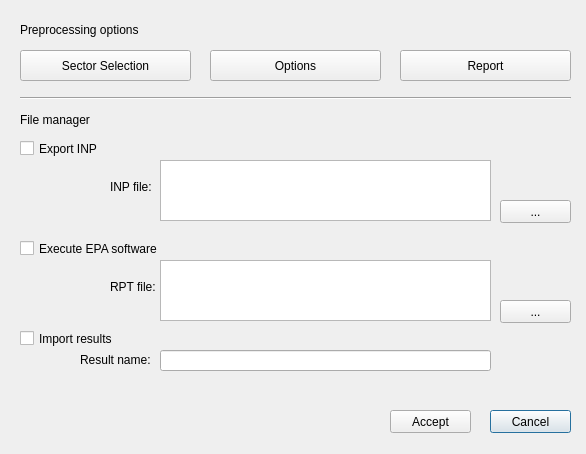
<?xml version="1.0" encoding="UTF-8"?>
<ui version="4.0">
 <class>Dialog</class>
 <widget class="QDialog" name="Dialog">
  <property name="geometry">
   <rect>
    <x>0</x>
    <y>0</y>
    <width>586</width>
    <height>454</height>
   </rect>
  </property>
  <property name="windowTitle">
   <string>Dialog</string>
  </property>
  <widget class="QPushButton" name="btn_cancel">
   <property name="geometry">
    <rect>
     <x>490</x>
     <y>410</y>
     <width>81</width>
     <height>23</height>
    </rect>
   </property>
   <property name="text">
    <string>Cancel</string>
   </property>
  </widget>
  <widget class="QPushButton" name="btn_sector_selection">
   <property name="geometry">
    <rect>
     <x>20</x>
     <y>50</y>
     <width>171</width>
     <height>31</height>
    </rect>
   </property>
   <property name="text">
    <string>Sector Selection</string>
   </property>
  </widget>
  <widget class="QPushButton" name="btn_report">
   <property name="geometry">
    <rect>
     <x>400</x>
     <y>50</y>
     <width>171</width>
     <height>31</height>
    </rect>
   </property>
   <property name="text">
    <string>Report</string>
   </property>
  </widget>
  <widget class="QPushButton" name="btn_options">
   <property name="geometry">
    <rect>
     <x>210</x>
     <y>50</y>
     <width>171</width>
     <height>31</height>
    </rect>
   </property>
   <property name="text">
    <string>Options</string>
   </property>
  </widget>
  <widget class="QPushButton" name="btn_file_inp">
   <property name="geometry">
    <rect>
     <x>500</x>
     <y>200</y>
     <width>71</width>
     <height>23</height>
    </rect>
   </property>
   <property name="text">
    <string>...</string>
   </property>
  </widget>
  <widget class="QCheckBox" name="chk_export">
   <property name="geometry">
    <rect>
     <x>20</x>
     <y>140</y>
     <width>111</width>
     <height>17</height>
    </rect>
   </property>
   <property name="text">
    <string>Export INP</string>
   </property>
  </widget>
  <widget class="QLabel" name="label">
   <property name="geometry">
    <rect>
     <x>110</x>
     <y>180</y>
     <width>46</width>
     <height>13</height>
    </rect>
   </property>
   <property name="text">
    <string>INP file:</string>
   </property>
  </widget>
  <widget class="QCheckBox" name="chk_exec">
   <property name="geometry">
    <rect>
     <x>20</x>
     <y>240</y>
     <width>171</width>
     <height>17</height>
    </rect>
   </property>
   <property name="text">
    <string>Execute EPA software</string>
   </property>
  </widget>
  <widget class="QPushButton" name="btn_file_rpt">
   <property name="geometry">
    <rect>
     <x>500</x>
     <y>300</y>
     <width>71</width>
     <height>23</height>
    </rect>
   </property>
   <property name="text">
    <string>...</string>
   </property>
  </widget>
  <widget class="QLabel" name="label_2">
   <property name="geometry">
    <rect>
     <x>110</x>
     <y>280</y>
     <width>46</width>
     <height>13</height>
    </rect>
   </property>
   <property name="text">
    <string>RPT file:</string>
   </property>
  </widget>
  <widget class="QCheckBox" name="chk_import">
   <property name="geometry">
    <rect>
     <x>20</x>
     <y>330</y>
     <width>131</width>
     <height>17</height>
    </rect>
   </property>
   <property name="text">
    <string>Import results</string>
   </property>
  </widget>
  <widget class="QLineEdit" name="txt_result_name">
   <property name="geometry">
    <rect>
     <x>160</x>
     <y>350</y>
     <width>331</width>
     <height>21</height>
    </rect>
   </property>
   <property name="text">
    <string/>
   </property>
  </widget>
  <widget class="QLabel" name="label_3">
   <property name="geometry">
    <rect>
     <x>80</x>
     <y>350</y>
     <width>81</width>
     <height>20</height>
    </rect>
   </property>
   <property name="text">
    <string>Result name:</string>
   </property>
  </widget>
  <widget class="QLabel" name="label_4">
   <property name="geometry">
    <rect>
     <x>20</x>
     <y>20</y>
     <width>151</width>
     <height>20</height>
    </rect>
   </property>
   <property name="text">
    <string>Preprocessing options</string>
   </property>
  </widget>
  <widget class="QLabel" name="label_5">
   <property name="geometry">
    <rect>
     <x>20</x>
     <y>110</y>
     <width>151</width>
     <height>20</height>
    </rect>
   </property>
   <property name="text">
    <string>File manager</string>
   </property>
  </widget>
  <widget class="Line" name="line">
   <property name="geometry">
    <rect>
     <x>20</x>
     <y>90</y>
     <width>551</width>
     <height>16</height>
    </rect>
   </property>
   <property name="orientation">
    <enum>Qt::Horizontal</enum>
   </property>
  </widget>
  <widget class="QTextEdit" name="txt_file_inp">
   <property name="geometry">
    <rect>
     <x>160</x>
     <y>160</y>
     <width>331</width>
     <height>61</height>
    </rect>
   </property>
  </widget>
  <widget class="QTextEdit" name="txt_file_rpt">
   <property name="geometry">
    <rect>
     <x>160</x>
     <y>260</y>
     <width>331</width>
     <height>61</height>
    </rect>
   </property>
  </widget>
  <widget class="QPushButton" name="btn_accept_2">
   <property name="geometry">
    <rect>
     <x>390</x>
     <y>410</y>
     <width>81</width>
     <height>23</height>
    </rect>
   </property>
   <property name="text">
    <string>Accept</string>
   </property>
  </widget>
 </widget>
 <resources/>
 <connections/>
</ui>
